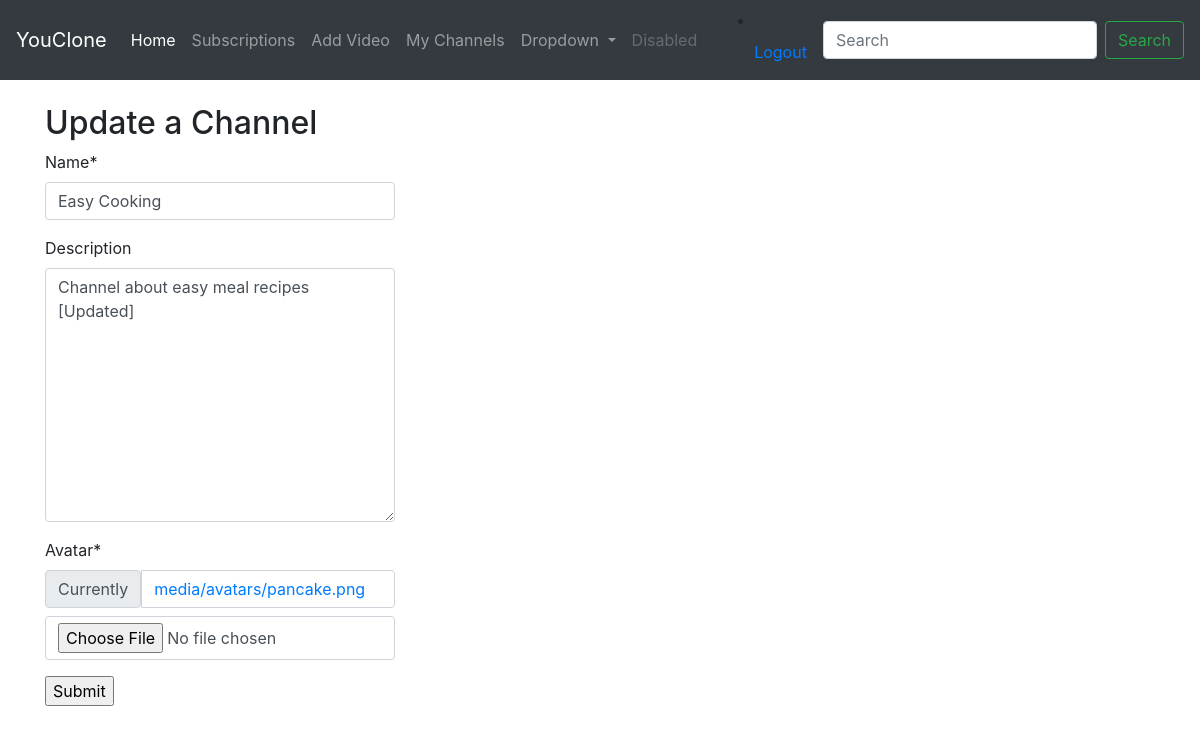
/channel_update/2 (signed in), run on the app's committed database.
### channel/models.py (models this page shows, shortened)
class Channel(models.Model):
    name = models.CharField(max_length=30)
    user = models.ForeignKey(User, null=True, on_delete=models.CASCADE)
    description = models.TextField(max_length=5000, blank=True)
    subscribers = models.ManyToManyField(User, related_name='channel_subscribers', blank=True)
    creation_date = models.DateTimeField(auto_now_add=True)
    avatar = models.ImageField(upload_to='media/avatars')

### channel/views.py (the view)
# urls.py: path('channel_update/<int:pk>', views.channel_update, name='channel-update'),
def channel_update(request, pk):
    channel = get_object_or_404(Channel, pk=pk)
    if request.user != channel.user:
        raise Http404('Unable to update channel, you are not the creator')
    form = ChannelForm(request.POST or None, request.FILES or None, instance=channel)
    if request.method == 'POST':
        if form.is_valid():
            form.instance.user = request.user
            form.save()
            return redirect(reverse('channel:channel-detail', kwargs={'pk': form.instance.id}))
    return render(request, 'channel/channel_update.html', {'form': form})

### channel/forms.py
class ChannelForm(forms.ModelForm):
    class Meta:
        model = Channel
        fields = ['name', 'description', 'avatar']

### channel/templates/channel/channel_update.html (shortened to what this page needs)
{% extends 'video/base.html' %}
{% load crispy_forms_tags %}
{% block content %}
    <section class="container mt-4">
        <h2>Update a Channel</h2>
        <div class="row">
            <div class="col-md-4 mb-4">
                <form method="POST" enctype="multipart/form-data">
                    {{ form|crispy }}
                    <input type="submit">
                </form>
                </div>
            </div>
    </section>
{% endblock %}

### data on the page
Channel: name "Easy Cooking", description "Channel about easy meal recipes [Updated]"
